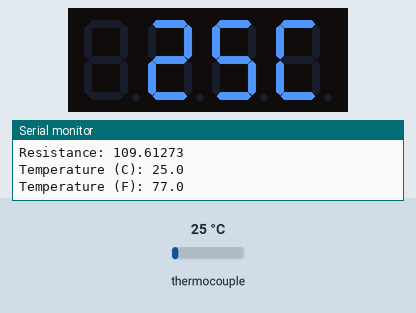
A sketch run on a simulated Arduino Uno, built with avr-gcc and run on an emulated ATmega328P. Shown: 4-digit seven-segment display, the last lines printed to the serial monitor. Inputs (shaded band) come from the test bench; at power-on: thermocouple 25 °C.

Above: at 1.2 s.
1.3 s: thermocouple set to 6 °C
At 7.6 s:
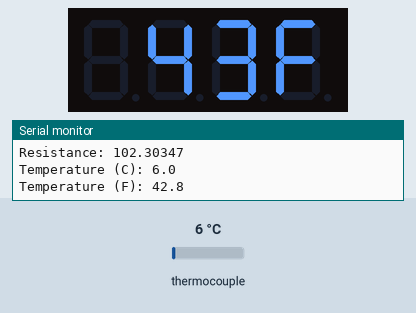
8.5 s: thermocouple set to 75 °C
At 10.0 s:
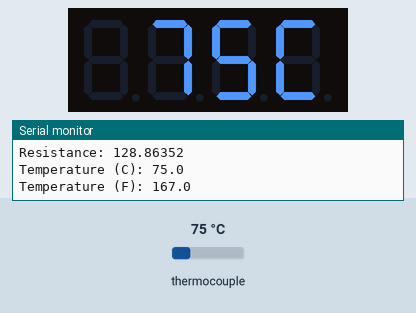
12.9 s: thermocouple set to 150 °C
At 15.4 s:
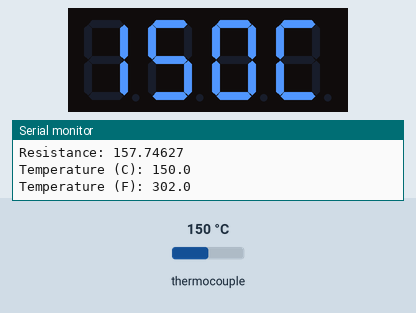
Timing chart, 0 to 16.9 s (numbered marks = the images above; inputs shaded):
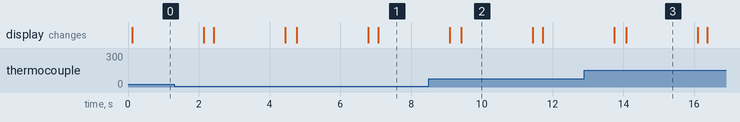

The sketch:

roaster_temp_monitoring.ino
```cpp
#include <Adafruit_MAX31865.h> // This is the PT100 RTD interface board.
#include <TM1637Display.h>     // One of many libraries for the TM1637.

// MAX31865 configuration
#define MAX_CS   9   // Chip Select
#define MAX_MOSI 11  // MOSI (SDI)
#define MAX_MISO 12  // MISO (SDO)
#define MAX_CLK  13  // Clock

// Adafruit_MAX31865 thermo = Adafruit_MAX31865(MAX_CS, MAX_MOSI, MAX_MISO, MAX_CLK);
Adafruit_MAX31865 thermo = Adafruit_MAX31865(MAX_CS);  // Hardware SPI

// Use 430.0 for a PT100 and 4300.0 for a PT1000
#define RREF 430.0

// TODO: Based on your unique snowflake of an RTD you should adjust this so your RTD reads accurately!
#define RNOMINAL 98.0   // Tweaked down from 100.0 to correct offset.


// TM1637 configuration, like I2C, but not standard compliant
#define CLK 7  // Clock
#define DIO 8  // Data (DIO)

TM1637Display display(CLK, DIO);

// Segment data for 'C' and 'F' and 'E'
const uint8_t CHAR_C = SEG_A | SEG_D | SEG_E | SEG_F;
const uint8_t CHAR_F = SEG_A | SEG_E | SEG_F | SEG_G;
const uint8_t CHAR_E = SEG_A | SEG_D | SEG_E | SEG_F | SEG_G;
const uint8_t CHAR_R = SEG_E | SEG_G;

void setup() {
  Serial.begin(9600);
  unsigned long startTime = millis();
  while (!Serial && (millis() - startTime < 3000)) {
    // Wait up to 3 seconds for serial connection
  }
  if (Serial) {
    Serial.println("Serial port ready.");
  }

  display.setBrightness(5);

  if (!thermo.begin(MAX31865_3WIRE)) {  // Initialize the MAX31865
    Serial.println("Failed to initialize MAX31865. Check your wiring?");
  } else {
    Serial.println("MAX31865 Initialized!");
  }

}

void loop() {
  // Read temperature from the MAX31865
  float temperature = thermo.temperature(RNOMINAL, RREF);

  // Debugging: Print raw resistance and fault details
  uint16_t rtdValue = thermo.readRTD();
  Serial.print("Raw RTD value: "); Serial.println(rtdValue);
  Serial.print("Ratio: "); Serial.println(rtdValue/32768.0, 8);
  Serial.print("Resistance: "); Serial.println(RREF * rtdValue/32768.0, 5);
  Serial.print("Temperature (C): "); Serial.println(temperature, 1);
  Serial.print("Temperature (F): "); Serial.println(temperature * 9/5 + 32, 1);

  uint8_t fault = thermo.readFault();  // Check fault register
  if (fault) {
    Serial.print("Fault detected! Code: "); Serial.println(fault, HEX);

    if (fault & MAX31865_FAULT_HIGHTHRESH) Serial.println("RTD High Threshold Fault");
    if (fault & MAX31865_FAULT_LOWTHRESH) Serial.println("RTD Low Threshold Fault");
    if (fault & MAX31865_FAULT_REFINLOW) Serial.println("REFIN- < 0.85*V_BIAS");
    if (fault & MAX31865_FAULT_REFINHIGH) Serial.println("REFIN- > 0.85*V_BIAS");
    if (fault & MAX31865_FAULT_RTDINLOW) Serial.println("RTDIN- < 0.85*V_BIAS");
    if (fault & MAX31865_FAULT_OVUV) Serial.println("Over/Under Voltage Fault");

    thermo.clearFault();  // Clear the fault after report
  }

  // Display temperature (both C & F), if we have a good reading
  if (!fault) {
    int tempInt = round(temperature);  // Round the C temperature for display
    display.showNumberDecEx(tempInt, 0, false, 3, 0);  // Display on the left three digits
    display.setSegments(&CHAR_C, 1, 3);  // Add "C" in the last display position
    delay(2000);
    display.clear();
    delay(250);
    tempInt = round(temperature * 9/5 + 32);  // Round the F temperature for display
    display.showNumberDecEx(tempInt, 0, false, 3, 0);  // Display on the left three digits
    display.setSegments(&CHAR_F, 1, 3);  // Add "F" on the last display position
    delay(2000);
    display.clear();
    delay(250);
  } else {
    display.clear();  // Clear the display if there's a fault...
    display.setSegments(&CHAR_E, 1, 1);  // ...add "E" on the second digit...
    display.setSegments(&CHAR_R, 1, 2);  // ...add "R" on the third digit...
    display.setSegments(&CHAR_R, 1, 3);  // ...and add "R" on the last digit!
    delay(500);       // ...but return to the well swiftly for a new value.
  }

}
```

Measured:
- what the display in image 2 shows lasts 2.0 s, from 9.4 s to 11.4 s
